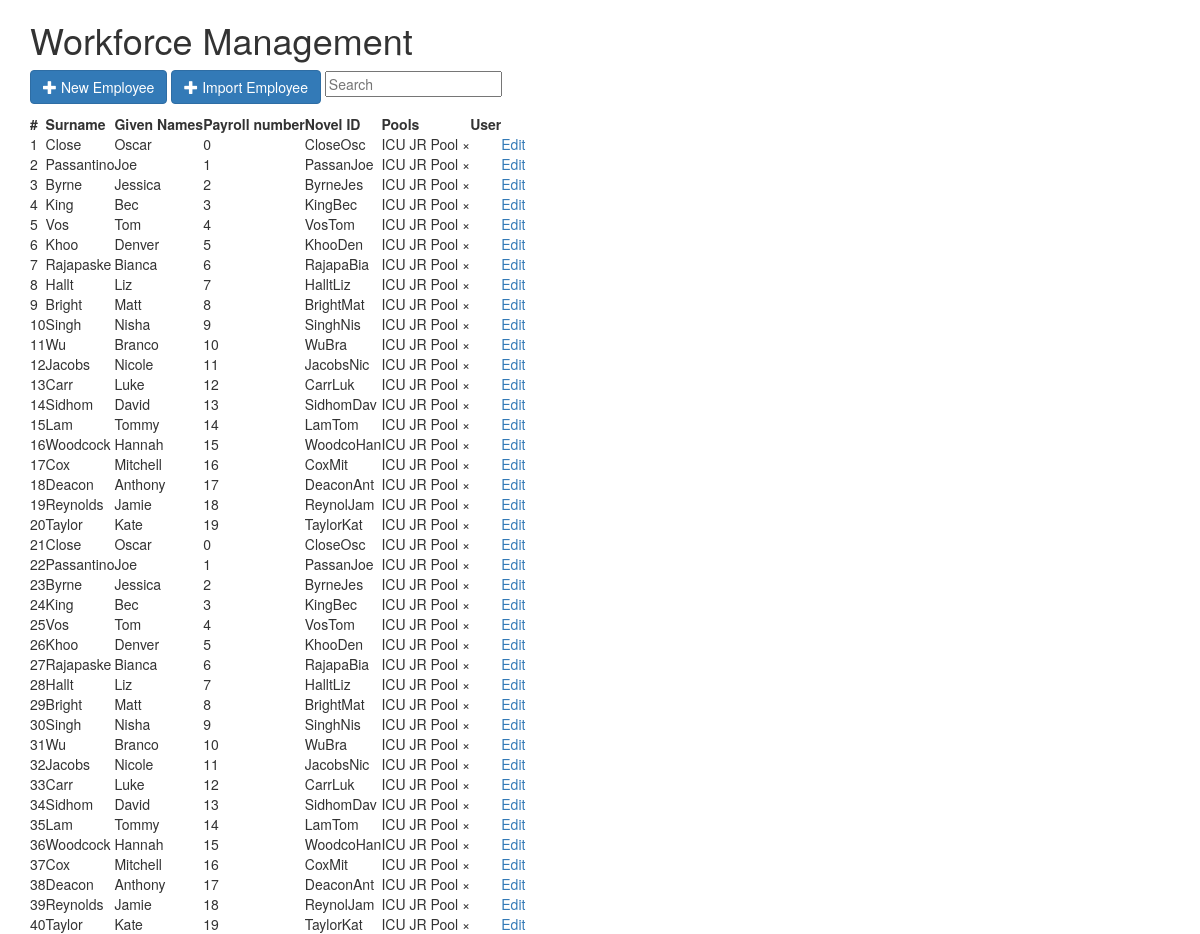
/rbwhicu/workforce, run on the app's committed database.
### app/models.py (models this page shows, shortened)
class Employee(db.Model):
	__tablename__ = "employees"
	employee_id = db.Column(db.Integer, primary_key=True)
	department_id = db.Column(db.Integer, db.ForeignKey("departments.department_id"))
	novel_login = db.Column(db.String)
	payroll_id = db.Column(db.String)
	given_name = db.Column(db.String)
	preferred_name = db.Column(db.String)
	surname = db.Column(db.String)
	user_id = db.Column(db.Integer, db.ForeignKey("users.user_id"))
	start_date = db.Column(db.Date)
	end_date = db.Column(db.Date)
	department = db.relationship("Department", back_populates="employees")
	pools = db.relationship("Pool", secondary=membership, back_populates="employees")
	roster_versions = db.relationship("RosterVersion", secondary=rostered_employees, back_populates="employees")
	allocations = db.relationship("Allocation", back_populates="employee")
	leave_requests = db.relationship("LeaveRequestGroup", back_populates="employee")
	user = db.relationship("User", back_populates="employees")
	@property
	def all_data(self):
		return ''.join([self.given_name,self.surname, self.payroll_id, self.novel_login])

class Pool(db.Model):
	__tablename__ = "pools"
	pool_id = db.Column(db.Integer, primary_key=True)
	department_id = db.Column(db.Integer, db.ForeignKey("departments.department_id"))
	description = db.Column(db.String)
	department = db.relationship("Department", back_populates="pools")
	roles = db.relationship("Role", secondary=eligibility, back_populates="pools")
	employees = db.relationship("Employee", secondary=membership, back_populates="pools")

### app/routes.py (the view)
@app.route('/<hr_id>/workforce')
def workforce(hr_id):
	department = Department.get_by_hr_id(hr_id)
	return render_template('workforce.html', department=department)

### app/models.py (called while the page is built)
	@staticmethod
	def get_by_hr_id(hr_id):
		return Department.query.filter_by(hr_id=hr_id).first()

### app/templates/workforce.html (shortened to what this page needs)
{% extends "base.html" %}
{% block app_content %}
<h1>Workforce Management</h1>
<p>
    <button type="button" id="add-new" class="btn btn-primary js-create-emp" action="">
        <span class="glyphicon glyphicon-plus"></span>
        New Employee
    </button>
    <button type="button" id="import" class="btn btn-primary js-create-emp" action="">
        <span class="glyphicon glyphicon-plus"></span>
        Import Employee
    </button>
    <input type="text" id="employee-filter-search" onkeyup="filter()" placeholder="Search">
</p>
<table class="filter-table" id="employee-table">
    <thead>
        <tr>
            <th>#</th>
            <th>Surname</th>
            <th>Given Names</th>
            <th>Payroll number</th>
            <th>Novel ID</th>
            <th>Pools</th>
            <th>User</th>
            <th></th>
        </tr>
    </thead>
    <tbody>
        {% for employee in department.employees %}
            <tr>
                <td>{{ employee.employee_id }}</td>
                <td>{{ employee.surname }}</td>
                <td>{{ employee.given_name }} {% if employee.preferred_namev%}({{ employee.preferred_name }}){% endif %}</td>
                <td>{{ employee.payroll_id }}</td>
                <td>{{ employee.novel_login }}</td>
                <td>{% for pool in employee.pools %}
                    <span class="pill">{{ pool.description }}
                        <span class="close-pill">&times;</span>
                        </span> {% endfor %}</td>
                <td>{% if employee.user %}{{ employee.user.username }}{% endif %}</td>
                <td><a href="#" onClick="toastr.info('Simple alert!');;">Edit</a></td>
            </tr>
        {% else %}
            <tr>
                <td colspan="7" class="text-center bg-warning">No book</td>
            </tr>
        {% endfor %}
    </tbody>
</table>
{% endblock %}

### app/templates/base.html (shortened to what this page needs)
{% extends 'bootstrap/base.html' %}
{% from "_formhelpers.html" import render_field %}
{% block content %}
    <div class="container">
        {% block app_content %}{% endblock %}
    </div>
{% endblock %}

### data on the page
Employee: employee_id "1", surname "Close", given_name "Oscar", payroll_id "0", novel_login "CloseOsc"
Pool: description "ICU JR Pool"
Employee: employee_id "2", surname "Passantino", given_name "Joe", payroll_id "1", novel_login "PassanJoe"
Employee: employee_id "3", surname "Byrne", given_name "Jessica", payroll_id "2", novel_login "ByrneJes"
Employee: employee_id "4", surname "King", given_name "Bec", payroll_id "3", novel_login "KingBec"
Employee: employee_id "5", surname "Vos", given_name "Tom", payroll_id "4", novel_login "VosTom"
Employee: employee_id "6", surname "Khoo", given_name "Denver", payroll_id "5", novel_login "KhooDen"
Employee: employee_id "7", surname "Rajapaske", given_name "Bianca", payroll_id "6", novel_login "RajapaBia"
Employee: employee_id "8", surname "Hallt", given_name "Liz", payroll_id "7", novel_login "HalltLiz"
Employee: employee_id "9", surname "Bright", given_name "Matt", payroll_id "8", novel_login "BrightMat"
Employee: employee_id "10", surname "Singh", given_name "Nisha", payroll_id "9", novel_login "SinghNis"
Employee: employee_id "11", surname "Wu", given_name "Branco", payroll_id "10", novel_login "WuBra"
Employee: employee_id "12", surname "Jacobs", given_name "Nicole", payroll_id "11", novel_login "JacobsNic"
Employee: employee_id "13", surname "Carr", given_name "Luke", payroll_id "12", novel_login "CarrLuk"
Employee: employee_id "14", surname "Sidhom", given_name "David", payroll_id "13", novel_login "SidhomDav"
Employee: employee_id "15", surname "Lam", given_name "Tommy", payroll_id "14", novel_login "LamTom"
Employee: employee_id "16", surname "Woodcock", given_name "Hannah", payroll_id "15", novel_login "WoodcoHan"
Employee: employee_id "17", surname "Cox", given_name "Mitchell", payroll_id "16", novel_login "CoxMit"
Employee: employee_id "18", surname "Deacon", given_name "Anthony", payroll_id "17", novel_login "DeaconAnt"
Employee: employee_id "19", surname "Reynolds", given_name "Jamie", payroll_id "18", novel_login "ReynolJam"
Employee: employee_id "20", surname "Taylor", given_name "Kate", payroll_id "19", novel_login "TaylorKat"
Employee: employee_id "21", surname "Close", given_name "Oscar", payroll_id "0", novel_login "CloseOsc"
Employee: employee_id "22", surname "Passantino", given_name "Joe", payroll_id "1", novel_login "PassanJoe"
Employee: employee_id "23", surname "Byrne", given_name "Jessica", payroll_id "2", novel_login "ByrneJes"
Employee: employee_id "24", surname "King", given_name "Bec", payroll_id "3", novel_login "KingBec"
Employee: employee_id "25", surname "Vos", given_name "Tom", payroll_id "4", novel_login "VosTom"
Employee: employee_id "26", surname "Khoo", given_name "Denver", payroll_id "5", novel_login "KhooDen"
Employee: employee_id "27", surname "Rajapaske", given_name "Bianca", payroll_id "6", novel_login "RajapaBia"
Employee: employee_id "28", surname "Hallt", given_name "Liz", payroll_id "7", novel_login "HalltLiz"
Employee: employee_id "29", surname "Bright", given_name "Matt", payroll_id "8", novel_login "BrightMat"
Employee: employee_id "30", surname "Singh", given_name "Nisha", payroll_id "9", novel_login "SinghNis"
Employee: employee_id "31", surname "Wu", given_name "Branco", payroll_id "10", novel_login "WuBra"
Employee: employee_id "32", surname "Jacobs", given_name "Nicole", payroll_id "11", novel_login "JacobsNic"
Employee: employee_id "33", surname "Carr", given_name "Luke", payroll_id "12", novel_login "CarrLuk"
Employee: employee_id "34", surname "Sidhom", given_name "David", payroll_id "13", novel_login "SidhomDav"
Employee: employee_id "35", surname "Lam", given_name "Tommy", payroll_id "14", novel_login "LamTom"
Employee: employee_id "36", surname "Woodcock", given_name "Hannah", payroll_id "15", novel_login "WoodcoHan"
Employee: employee_id "37", surname "Cox", given_name "Mitchell", payroll_id "16", novel_login "CoxMit"
Employee: employee_id "38", surname "Deacon", given_name "Anthony", payroll_id "17", novel_login "DeaconAnt"
Employee: employee_id "39", surname "Reynolds", given_name "Jamie", payroll_id "18", novel_login "ReynolJam"
Employee: employee_id "40", surname "Taylor", given_name "Kate", payroll_id "19", novel_login "TaylorKat"
